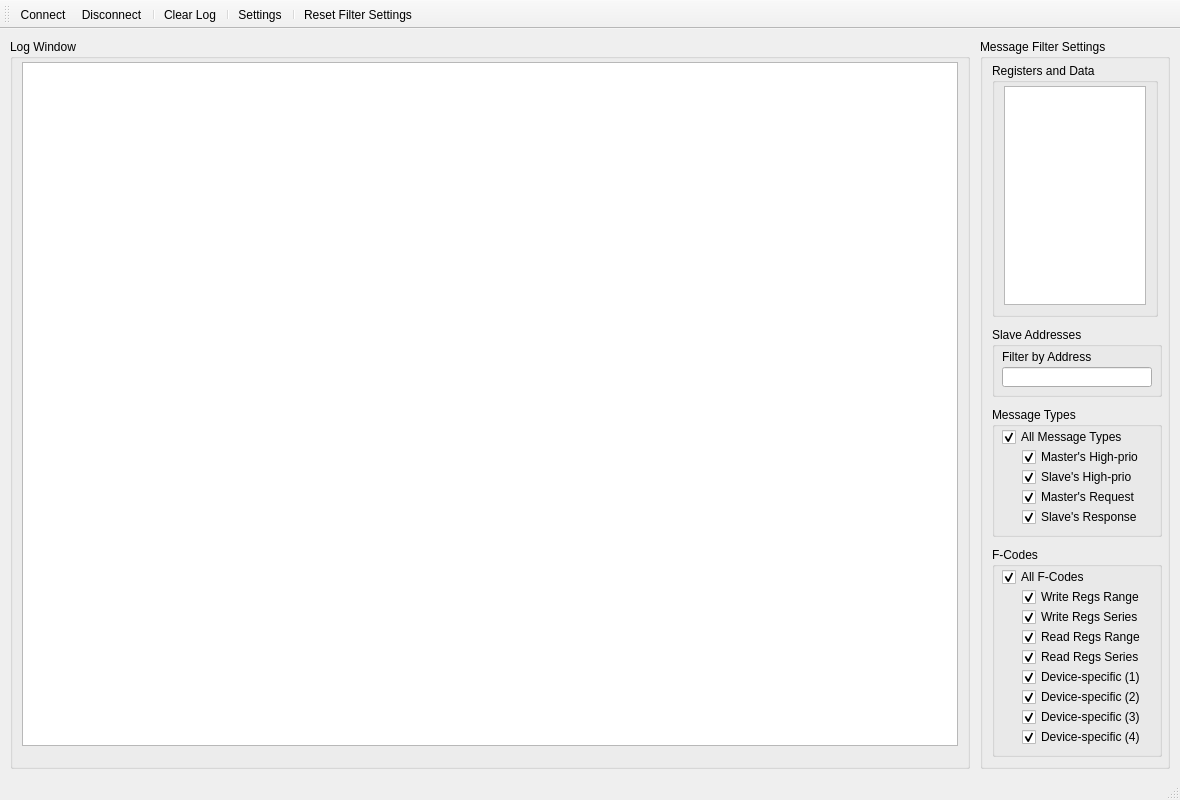
<?xml version="1.0" encoding="UTF-8"?>
<ui version="4.0">
 <class>MainWindow</class>
 <widget class="QMainWindow" name="MainWindow">
  <property name="geometry">
   <rect>
    <x>0</x>
    <y>0</y>
    <width>1180</width>
    <height>800</height>
   </rect>
  </property>
  <property name="sizePolicy">
   <sizepolicy hsizetype="Fixed" vsizetype="Minimum">
    <horstretch>0</horstretch>
    <verstretch>0</verstretch>
   </sizepolicy>
  </property>
  <property name="minimumSize">
   <size>
    <width>1180</width>
    <height>720</height>
   </size>
  </property>
  <property name="windowTitle">
   <string>NarcoCANtrol</string>
  </property>
  <widget class="QWidget" name="centralWidget">
   <layout class="QHBoxLayout" name="horizontalLayout_2" stretch="960,190">
    <property name="spacing">
     <number>10</number>
    </property>
    <property name="sizeConstraint">
     <enum>QLayout::SetDefaultConstraint</enum>
    </property>
    <property name="leftMargin">
     <number>10</number>
    </property>
    <property name="topMargin">
     <number>10</number>
    </property>
    <property name="rightMargin">
     <number>10</number>
    </property>
    <property name="bottomMargin">
     <number>9</number>
    </property>
    <item>
     <widget class="QGroupBox" name="receivedMessagesBox">
      <property name="title">
       <string>Log Window</string>
      </property>
      <layout class="QVBoxLayout" name="verticalLayout" stretch="570,20">
       <property name="spacing">
        <number>0</number>
       </property>
       <property name="leftMargin">
        <number>9</number>
       </property>
       <property name="topMargin">
        <number>3</number>
       </property>
       <property name="rightMargin">
        <number>9</number>
       </property>
       <property name="bottomMargin">
        <number>0</number>
       </property>
       <item>
        <widget class="LogWindow" name="logWindow">
         <property name="font">
          <font>
           <family>Courier New</family>
           <pointsize>8</pointsize>
          </font>
         </property>
         <property name="lineWidth">
          <number>1</number>
         </property>
         <property name="midLineWidth">
          <number>1</number>
         </property>
         <attribute name="horizontalHeaderMinimumSectionSize">
          <number>25</number>
         </attribute>
         <attribute name="verticalHeaderMinimumSectionSize">
          <number>20</number>
         </attribute>
         <attribute name="verticalHeaderDefaultSectionSize">
          <number>25</number>
         </attribute>
        </widget>
       </item>
       <item>
        <widget class="QLabel" name="busStatus">
         <property name="maximumSize">
          <size>
           <width>16777215</width>
           <height>20</height>
          </size>
         </property>
         <property name="text">
          <string/>
         </property>
        </widget>
       </item>
      </layout>
     </widget>
    </item>
    <item>
     <widget class="QGroupBox" name="messageFilterSettingsBox">
      <property name="minimumSize">
       <size>
        <width>190</width>
        <height>0</height>
       </size>
      </property>
      <property name="maximumSize">
       <size>
        <width>190</width>
        <height>16777215</height>
       </size>
      </property>
      <property name="title">
       <string>Message Filter Settings</string>
      </property>
      <layout class="QVBoxLayout" name="verticalLayout_3" stretch="0,0,150,250">
       <property name="spacing">
        <number>10</number>
       </property>
       <property name="leftMargin">
        <number>9</number>
       </property>
       <property name="topMargin">
        <number>4</number>
       </property>
       <property name="rightMargin">
        <number>9</number>
       </property>
       <property name="bottomMargin">
        <number>9</number>
       </property>
       <item>
        <widget class="QGroupBox" name="contentFiltersBox">
         <property name="title">
          <string>Registers and Data</string>
         </property>
         <layout class="QVBoxLayout" name="verticalLayout_4">
          <property name="spacing">
           <number>10</number>
          </property>
          <property name="leftMargin">
           <number>9</number>
          </property>
          <property name="topMargin">
           <number>3</number>
          </property>
          <property name="rightMargin">
           <number>9</number>
          </property>
          <property name="bottomMargin">
           <number>9</number>
          </property>
          <item>
           <widget class="FilterList" name="contentFilterList">
            <property name="font">
             <font>
              <family>Courier New</family>
              <pointsize>8</pointsize>
             </font>
            </property>
            <attribute name="horizontalHeaderMinimumSectionSize">
             <number>0</number>
            </attribute>
            <attribute name="horizontalHeaderDefaultSectionSize">
             <number>20</number>
            </attribute>
            <attribute name="verticalHeaderMinimumSectionSize">
             <number>20</number>
            </attribute>
            <attribute name="verticalHeaderDefaultSectionSize">
             <number>26</number>
            </attribute>
           </widget>
          </item>
         </layout>
        </widget>
       </item>
       <item>
        <widget class="QGroupBox" name="filterSlaveAddressesBox">
         <property name="minimumSize">
          <size>
           <width>170</width>
           <height>70</height>
          </size>
         </property>
         <property name="maximumSize">
          <size>
           <width>170</width>
           <height>70</height>
          </size>
         </property>
         <property name="title">
          <string>Slave Addresses</string>
         </property>
         <widget class="QLineEdit" name="filterSlaveAddresses">
          <property name="geometry">
           <rect>
            <x>10</x>
            <y>40</y>
            <width>150</width>
            <height>20</height>
           </rect>
          </property>
         </widget>
         <widget class="QLabel" name="filterByAddressLabel">
          <property name="geometry">
           <rect>
            <x>10</x>
            <y>20</y>
            <width>150</width>
            <height>20</height>
           </rect>
          </property>
          <property name="text">
           <string>Filter by Address</string>
          </property>
         </widget>
        </widget>
       </item>
       <item>
        <widget class="QGroupBox" name="filterMsgTypesBox">
         <property name="minimumSize">
          <size>
           <width>170</width>
           <height>130</height>
          </size>
         </property>
         <property name="maximumSize">
          <size>
           <width>170</width>
           <height>130</height>
          </size>
         </property>
         <property name="title">
          <string>Message Types</string>
         </property>
         <widget class="QCheckBox" name="filterMaster">
          <property name="geometry">
           <rect>
            <x>30</x>
            <y>80</y>
            <width>130</width>
            <height>20</height>
           </rect>
          </property>
          <property name="text">
           <string>Master's Request</string>
          </property>
          <property name="checked">
           <bool>true</bool>
          </property>
         </widget>
         <widget class="QCheckBox" name="filterSlave">
          <property name="geometry">
           <rect>
            <x>30</x>
            <y>100</y>
            <width>130</width>
            <height>20</height>
           </rect>
          </property>
          <property name="text">
           <string>Slave's Response</string>
          </property>
          <property name="checked">
           <bool>true</bool>
          </property>
         </widget>
         <widget class="QCheckBox" name="filterAllMsgTypes">
          <property name="geometry">
           <rect>
            <x>10</x>
            <y>20</y>
            <width>140</width>
            <height>20</height>
           </rect>
          </property>
          <property name="text">
           <string>All Message Types</string>
          </property>
          <property name="checked">
           <bool>true</bool>
          </property>
          <property name="tristate">
           <bool>false</bool>
          </property>
         </widget>
         <widget class="QCheckBox" name="filterHighPrioMaster">
          <property name="geometry">
           <rect>
            <x>30</x>
            <y>40</y>
            <width>130</width>
            <height>20</height>
           </rect>
          </property>
          <property name="text">
           <string>Master's High-prio</string>
          </property>
          <property name="checked">
           <bool>true</bool>
          </property>
         </widget>
         <widget class="QCheckBox" name="filterHighPrioSlave">
          <property name="geometry">
           <rect>
            <x>30</x>
            <y>60</y>
            <width>130</width>
            <height>20</height>
           </rect>
          </property>
          <property name="text">
           <string>Slave's High-prio</string>
          </property>
          <property name="checked">
           <bool>true</bool>
          </property>
         </widget>
        </widget>
       </item>
       <item>
        <widget class="QGroupBox" name="filterFCodesBox">
         <property name="minimumSize">
          <size>
           <width>170</width>
           <height>210</height>
          </size>
         </property>
         <property name="maximumSize">
          <size>
           <width>170</width>
           <height>210</height>
          </size>
         </property>
         <property name="title">
          <string>F-Codes</string>
         </property>
         <widget class="QCheckBox" name="filterReadRegsRange">
          <property name="geometry">
           <rect>
            <x>30</x>
            <y>80</y>
            <width>130</width>
            <height>20</height>
           </rect>
          </property>
          <property name="text">
           <string>Read Regs Range</string>
          </property>
          <property name="checked">
           <bool>true</bool>
          </property>
         </widget>
         <widget class="QCheckBox" name="filterReadRegsSeries">
          <property name="geometry">
           <rect>
            <x>30</x>
            <y>100</y>
            <width>130</width>
            <height>20</height>
           </rect>
          </property>
          <property name="text">
           <string>Read Regs Series</string>
          </property>
          <property name="checked">
           <bool>true</bool>
          </property>
         </widget>
         <widget class="QCheckBox" name="filterDeviceSpecific_1">
          <property name="geometry">
           <rect>
            <x>30</x>
            <y>120</y>
            <width>130</width>
            <height>20</height>
           </rect>
          </property>
          <property name="text">
           <string>Device-specific (1)</string>
          </property>
          <property name="checked">
           <bool>true</bool>
          </property>
         </widget>
         <widget class="QCheckBox" name="filterAllFCodes">
          <property name="geometry">
           <rect>
            <x>10</x>
            <y>20</y>
            <width>140</width>
            <height>20</height>
           </rect>
          </property>
          <property name="text">
           <string>All F-Codes</string>
          </property>
          <property name="checked">
           <bool>true</bool>
          </property>
          <property name="tristate">
           <bool>false</bool>
          </property>
         </widget>
         <widget class="QCheckBox" name="filterWriteRegsRange">
          <property name="geometry">
           <rect>
            <x>30</x>
            <y>40</y>
            <width>130</width>
            <height>20</height>
           </rect>
          </property>
          <property name="text">
           <string>Write Regs Range</string>
          </property>
          <property name="checked">
           <bool>true</bool>
          </property>
         </widget>
         <widget class="QCheckBox" name="filterWriteRegsSeries">
          <property name="geometry">
           <rect>
            <x>30</x>
            <y>60</y>
            <width>130</width>
            <height>20</height>
           </rect>
          </property>
          <property name="text">
           <string>Write Regs Series</string>
          </property>
          <property name="checked">
           <bool>true</bool>
          </property>
         </widget>
         <widget class="QCheckBox" name="filterDeviceSpecific_2">
          <property name="geometry">
           <rect>
            <x>30</x>
            <y>140</y>
            <width>130</width>
            <height>20</height>
           </rect>
          </property>
          <property name="text">
           <string>Device-specific (2)</string>
          </property>
          <property name="checked">
           <bool>true</bool>
          </property>
         </widget>
         <widget class="QCheckBox" name="filterDeviceSpecific_3">
          <property name="geometry">
           <rect>
            <x>30</x>
            <y>160</y>
            <width>130</width>
            <height>20</height>
           </rect>
          </property>
          <property name="text">
           <string>Device-specific (3)</string>
          </property>
          <property name="checked">
           <bool>true</bool>
          </property>
         </widget>
         <widget class="QCheckBox" name="filterDeviceSpecific_4">
          <property name="geometry">
           <rect>
            <x>30</x>
            <y>180</y>
            <width>130</width>
            <height>20</height>
           </rect>
          </property>
          <property name="text">
           <string>Device-specific (4)</string>
          </property>
          <property name="checked">
           <bool>true</bool>
          </property>
         </widget>
        </widget>
       </item>
      </layout>
     </widget>
    </item>
   </layout>
  </widget>
  <widget class="QMenuBar" name="menuBar">
   <property name="geometry">
    <rect>
     <x>0</x>
     <y>0</y>
     <width>1180</width>
     <height>26</height>
    </rect>
   </property>
  </widget>
  <widget class="QStatusBar" name="statusBar"/>
  <widget class="QToolBar" name="toolBar">
   <property name="windowTitle">
    <string>toolBar</string>
   </property>
   <attribute name="toolBarArea">
    <enum>TopToolBarArea</enum>
   </attribute>
   <attribute name="toolBarBreak">
    <bool>false</bool>
   </attribute>
   <addaction name="actionConnect"/>
   <addaction name="actionDisconnect"/>
   <addaction name="separator"/>
   <addaction name="actionClearLog"/>
   <addaction name="separator"/>
   <addaction name="actionSettings"/>
   <addaction name="separator"/>
   <addaction name="actionResetFilterSettings"/>
  </widget>
  <action name="actionConnect">
   <property name="icon">
    <iconset resource="../images/images.qrc">
     <normaloff>:/connect.png</normaloff>:/connect.png</iconset>
   </property>
   <property name="text">
    <string>Connect</string>
   </property>
   <property name="toolTip">
    <string>Connect to the CAN Device</string>
   </property>
  </action>
  <action name="actionDisconnect">
   <property name="icon">
    <iconset resource="../images/images.qrc">
     <normaloff>:/disconnect.png</normaloff>:/disconnect.png</iconset>
   </property>
   <property name="text">
    <string>Disconnect</string>
   </property>
   <property name="toolTip">
    <string>Disconnect from the CAN Device</string>
   </property>
  </action>
  <action name="actionClearLog">
   <property name="icon">
    <iconset resource="../images/images.qrc">
     <normaloff>:/clear.png</normaloff>:/clear.png</iconset>
   </property>
   <property name="text">
    <string>Clear Log</string>
   </property>
  </action>
  <action name="actionQuit">
   <property name="icon">
    <iconset resource="../images/images.qrc">
     <normaloff>:/application-exit.png</normaloff>:/application-exit.png</iconset>
   </property>
   <property name="text">
    <string>Quit</string>
   </property>
  </action>
  <action name="actionSettings">
   <property name="icon">
    <iconset resource="../images/images.qrc">
     <normaloff>:/settings.png</normaloff>:/settings.png</iconset>
   </property>
   <property name="text">
    <string>Settings</string>
   </property>
  </action>
  <action name="actionResetFilterSettings">
   <property name="icon">
    <iconset resource="../images/images.qrc">
     <normaloff>:/reset_filter_settings.png</normaloff>:/reset_filter_settings.png</iconset>
   </property>
   <property name="text">
    <string>Reset Filter Settings</string>
   </property>
   <property name="toolTip">
    <string>Reset Message Filter Settings to default</string>
   </property>
  </action>
 </widget>
 <customwidgets>
  <customwidget>
   <class>LogWindow</class>
   <extends>QTableWidget</extends>
   <header>src/main/log_window.h</header>
  </customwidget>
  <customwidget>
   <class>FilterList</class>
   <extends>QTableWidget</extends>
   <header>src/main/filter_list.h</header>
  </customwidget>
 </customwidgets>
 <resources>
  <include location="../images/images.qrc"/>
 </resources>
 <connections/>
</ui>
